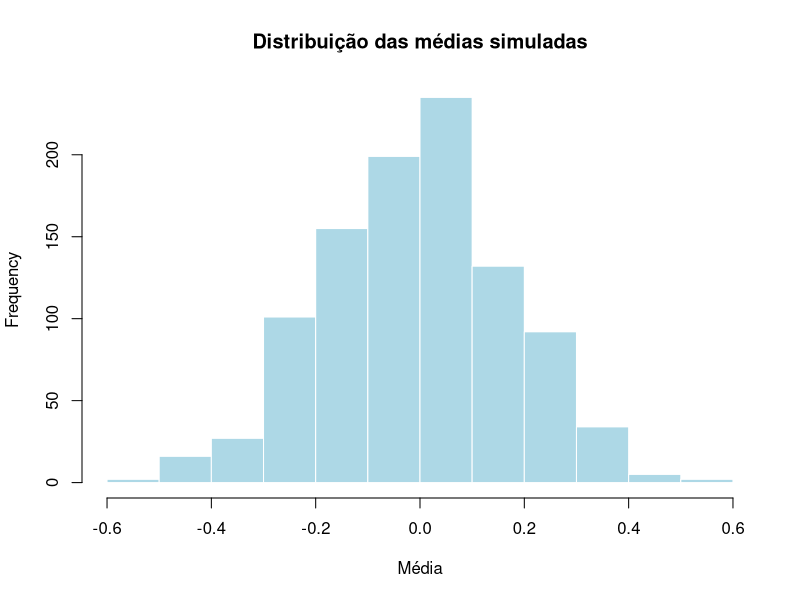

The R script that drew this image:
# Simulação de 1000 médias de amostras de tamanho 30 de uma N(0,1)
set.seed(123)
n_sim <- 1000
amostras <- replicate(n_sim, mean(rnorm(30, mean = 0, sd = 1)))
hist(
  amostras,
  main = "Distribuição das médias simuladas",
  xlab = "Média",
  col = "lightblue",
  border = "white"
)
